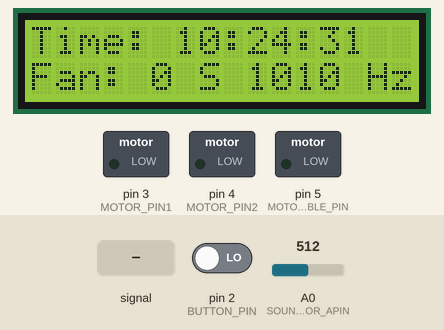
A sketch run on a simulated Arduino Uno, built with avr-gcc and run on an emulated ATmega328P. Shown: 16×2 character LCD, switched loads named in the sketch (green lamp = pin HIGH). The test bench sets the inputs (shaded band); at power-on: A0 (SOUND_SENSOR_APIN) = 512, pin 2 (BUTTON_PIN) LOW. The local clock reads 2024-03-15 10:24:30 at power-on unless the sketch sets it.

Above: at 1.2 s.
1.3 s: A0 (SOUND_SENSOR_APIN) fed a 200 Hz sine of ±81 counts around its level
At 2.8 s:
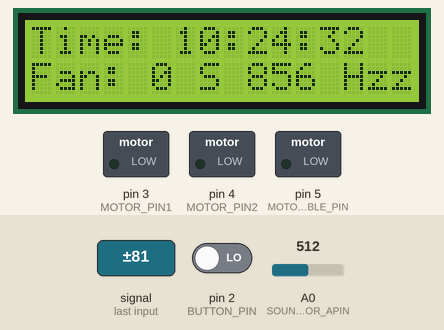
4.3 s: A0 (SOUND_SENSOR_APIN) set to 0
At 5.9 s:
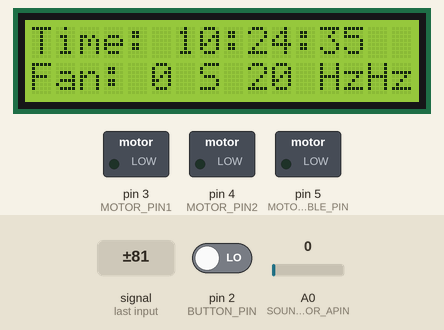
7.3 s: A0 (SOUND_SENSOR_APIN) set to 20
At 8.9 s:
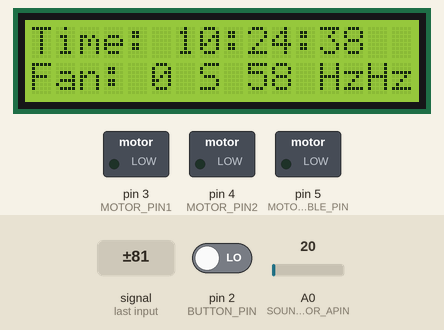
10.3 s: A0 (SOUND_SENSOR_APIN) set to 38
At 11.9 s:
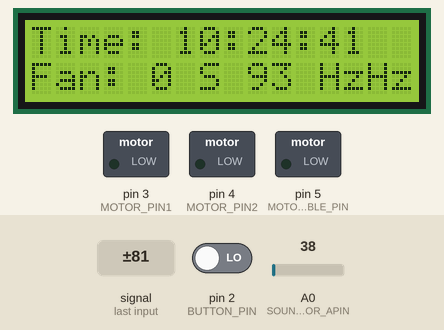
13.3 s: A0 (SOUND_SENSOR_APIN) set to 47
At 14.9 s:
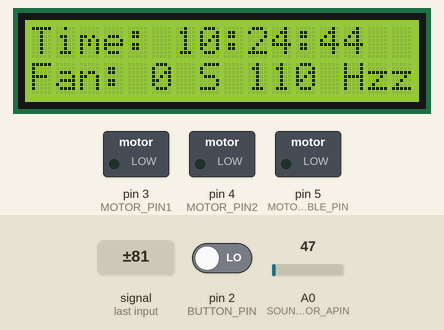
16.3 s: A0 (SOUND_SENSOR_APIN) set to 0
At 17.9 s:
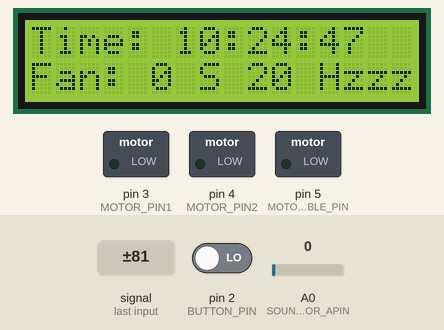
Timing chart, 0 to 19.4 s (numbered marks = the images above; inputs shaded):
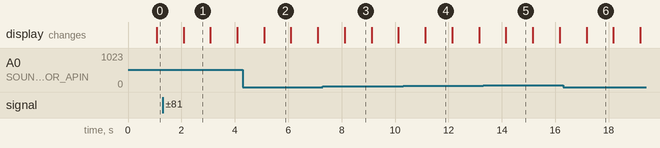

Measured:
- the behaviour switches between 41 and 42 on A0 (SOUND_SENSOR_APIN) (found by bisection; images 4 and 5)
- after the input at 1.3 s, the display: changes after 0.78 s (image 1)
- after the input at 4.3 s, the display: changes after 0.80 s (image 2)
- after the input at 13.3 s, the display: changes after 0.85 s (image 5)
- after the input at 16.3 s, the display: changes after 0.87 s (image 6)
- what the display in image 1 shows lasts 1.0 s, from 2.1 s to 3.1 s

The sketch:

main.ino
```cpp
#include <Wire.h>
#include <RTClib.h>
#include <arduinoFFT.h>
#include <LiquidCrystal.h>

RTC_DS1307 rtc;
arduinoFFT FFT = arduinoFFT();

// Define pins for DC motor using L293D
#define MOTOR_ENABLE_PIN 5
#define MOTOR_PIN1 3
#define MOTOR_PIN2 4

#define SOUND_SENSOR_APIN A0
#define BUTTON_PIN 2 // Example button pin, change as needed

#define LCD_D7 13
#define LCD_D6 12
#define LCD_D5 11
#define LCD_D4 10
#define LCD_ENABLE 32
#define LCD_READ 28

// Motor speed levels
#define FULL_SPEED 255
#define THREE_QUARTER_SPEED 192
#define HALF_SPEED 128
#define STOPPED 0

// Sound sensor thresholds
#define SOUND_THRESHOLD 500
#define SOUND_THRESHOLD_LOW 400

// Frequency analysis parameters
#define SAMPLES 256
#define SAMPLING_FREQUENCY 1000
#define TARGET_NOTE_C4 262
#define TARGET_NOTE_A4 440
#define FREQUENCY_ERROR 0.02 // 2%

// Define LCD pins
LiquidCrystal lcd(LCD_READ, LCD_ENABLE, LCD_D4, LCD_D5, LCD_D6, LCD_D7);

// Global variables
volatile bool fanRunning = false;
volatile int fanSpeed = STOPPED;

void setup() {
  Serial.begin(9600);

  // Set up DC motor using L293D
  pinMode(MOTOR_ENABLE_PIN, OUTPUT);
  pinMode(MOTOR_PIN1, OUTPUT);
  pinMode(MOTOR_PIN2, OUTPUT);
  stopMotor();

  // Set up RTC
  if (!rtc.begin()) {
    Serial.println("Couldn't find RTC");
    while (1);
  }

  if (!rtc.isrunning()) {  // Check if RTC lost power
    Serial.println("RTC lost power, let's set the time!");
    rtc.adjust(DateTime(F(__DATE__), F(__TIME__)));
  }

  // Set up LCD
  lcd.begin(16, 2);

  // Set up timer interrupt
  attachInterrupt(digitalPinToInterrupt(BUTTON_PIN), updateInfoISR, RISING);
}

void loop() {
  // Read the value from the sound sensor analog pin
  int soundSensorValue = analogRead(SOUND_SENSOR_APIN);

  // Use the sound sensor value to adjust fan speed
  if (soundSensorValue > SOUND_THRESHOLD) {
    // Perform basic frequency analysis using analogRead values
    int frequency = map(soundSensorValue, 0, 1023, 20, 2000); // Map analogRead range to frequency range
    // Check if the frequency matches the target notes with the allowed error
    if (isInRange(frequency, TARGET_NOTE_C4)) {
      increaseFanSpeed();
    } else if (isInRange(frequency, TARGET_NOTE_A4)) {
      decreaseFanSpeed();
    }
  }

  // Update fan-related information and time on the LCD
  updateFanInfo();
  updateInfoISR();

  delay(1000); // Update information every second
}

void updateFanInfo() {
  lcd.setCursor(0, 1);
  lcd.print("Fan: ");
  lcd.print(getFanSpeedText());
  lcd.print(" ");
  lcd.print(getRotationDirection());
  lcd.print(" ");
  lcd.print(getFrequency());
}

String getFrequency() {
  // Read the value from the sound sensor analog pin
  int soundSensorValue = analogRead(SOUND_SENSOR_APIN);

  // Perform basic frequency analysis using analogRead values
  int frequency = map(soundSensorValue, 0, 1023, 20, 2000); // Map analogRead range to frequency range

  return String(frequency) + " Hz";
}

String getFanSpeedText() {
  switch (fanSpeed) {
    case 0:
      return "0";
    case 1:
      return "1/2";
    case 2:
      return "3/4";
    case 3:
      return "FULL";
    default:
      return "UNKNOWN";
  }
}

String getRotationDirection() {
  if (fanSpeed > 0) {
    return "C";
  } else if (fanSpeed < 0) {
    return "CC";
  } else {
    return "S";
  }
}

void updateInfoISR() {
  static unsigned long lastUpdateMillis = 0;
  const unsigned long updateInterval = 1000;  // Update interval in milliseconds

  unsigned long currentMillis = millis();

  // Check if the specified update interval has passed
  if (currentMillis - lastUpdateMillis >= updateInterval) {
    DateTime now = rtc.now();

    // Display the time on the LCD
    lcd.setCursor(0, 0);
    lcd.print("Time: ");
    lcd.print(now.hour(), DEC);
    lcd.print(':');
    lcd.print((now.minute() < 10) ? "0" : "");
    lcd.print(now.minute(), DEC);
    lcd.print(':');
    lcd.print((now.second() < 10) ? "0" : "");
    lcd.print(now.second(), DEC);

    // Update the last update time
    lastUpdateMillis = currentMillis;
  }
}

void stopMotor() {
  digitalWrite(MOTOR_PIN1, LOW);
  digitalWrite(MOTOR_PIN2, LOW);
  analogWrite(MOTOR_ENABLE_PIN, 0);
}

void increaseFanSpeed() {
  if (fanSpeed < 3) {
    fanSpeed++;
    updateMotorSpeed();
  }
}

void decreaseFanSpeed() {
  if (fanSpeed > 0) {
    fanSpeed--;
    updateMotorSpeed();
  }
}

void updateMotorSpeed() {
  switch (fanSpeed) {
    case 0:
      stopMotor();
      break;
    case 1:
      runMotorHalfSpeed();
      break;
    case 2:
      runMotorThreeQuarterSpeed();
      break;
    case 3:
      runMotorFullSpeed();
      break;
  }
}

void runMotorHalfSpeed() {
  digitalWrite(MOTOR_PIN1, HIGH);
  digitalWrite(MOTOR_PIN2, LOW);
  analogWrite(MOTOR_ENABLE_PIN, HALF_SPEED);
}

void runMotorThreeQuarterSpeed() {
  digitalWrite(MOTOR_PIN1, LOW);
  digitalWrite(MOTOR_PIN2, HIGH);
  analogWrite(MOTOR_ENABLE_PIN, THREE_QUARTER_SPEED);
}

void runMotorFullSpeed() {
  digitalWrite(MOTOR_PIN1, HIGH);
  digitalWrite(MOTOR_PIN2, HIGH);
  analogWrite(MOTOR_ENABLE_PIN, FULL_SPEED);
}

// Function to check if a value is within a specified range with an allowed error
bool isInRange(double value, double target) {
  double lowerBound = target - (target * FREQUENCY_ERROR);
  double upperBound = target + (target * FREQUENCY_ERROR);
  return (value >= lowerBound && value <= upperBound);
}
```
